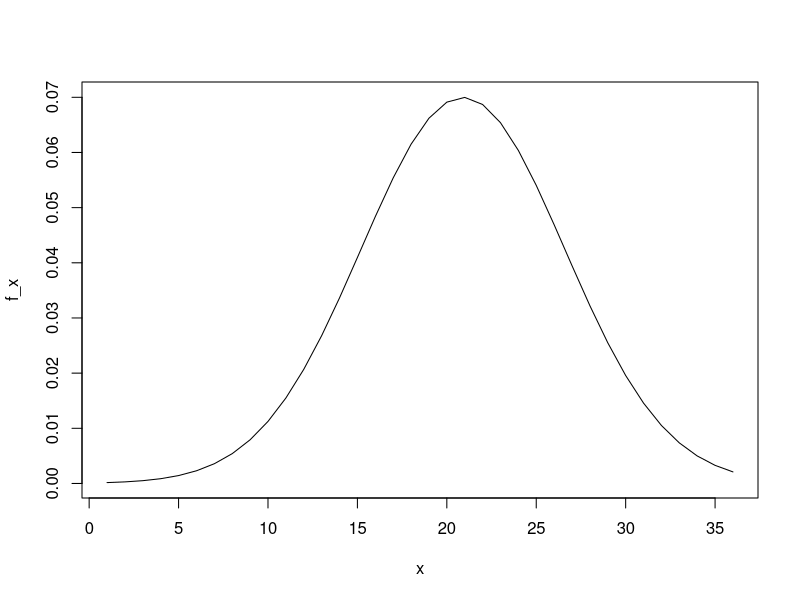
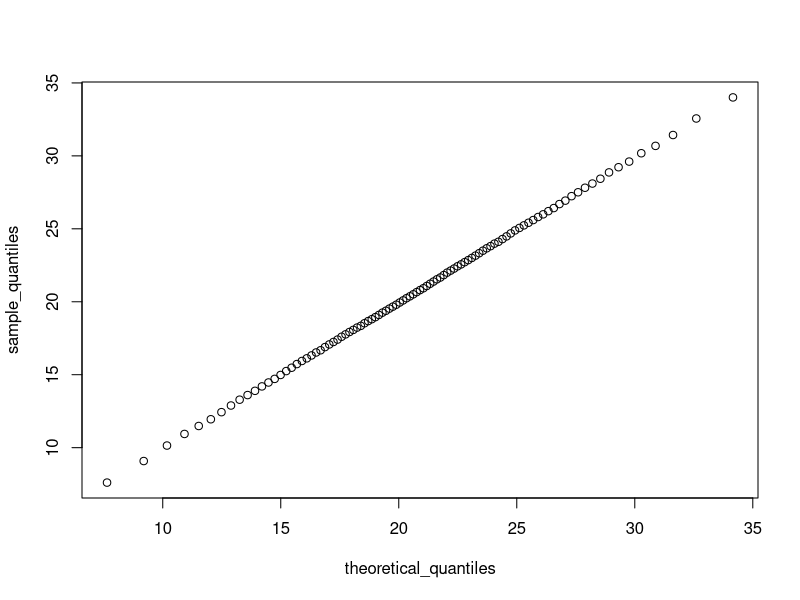

The R source for these figures, in order:
set.seed(16,sample.kind = "Rounding")
act_scores<-rnorm(10000,20.9,5.7)
avg<-mean(act_scores)
std_dev<-sd(act_scores)
sum(act_scores>=36)

mean(act_scores<=10)

x<-seq(1:36)
f_x<-dnorm(x,20.9,5.7)
plot(x,f_x,type="l")

z_scores<-((act_scores-avg)/std_dev)
mean(z_scores>2)

n2_std_scores<-avg+2*std_dev
n2_std_scores

perc_975<-qnorm(0.975,20.840,5.675)
perc_975

x<-seq(1:36)
CDF<- function(a) mean(x<=a)
sapply(x,CDF)

ceiling(qnorm(0.95,mean(act_scores),sd(act_scores)))

qnorm(0.95,20.9,5.7)

p <- seq(0.01, 0.99, 0.01)
sample_quantiles<-quantile(act_scores,p)
sample_quantiles

p <- seq(0.01, 0.99, 0.01)
theoretical_quantiles<-qnorm(p,20.9,5.7)
qqplot(theoretical_quantiles,sample_quantiles)
qqline(theoretical_quantiles, col = "steelblue", lwd = 2)
